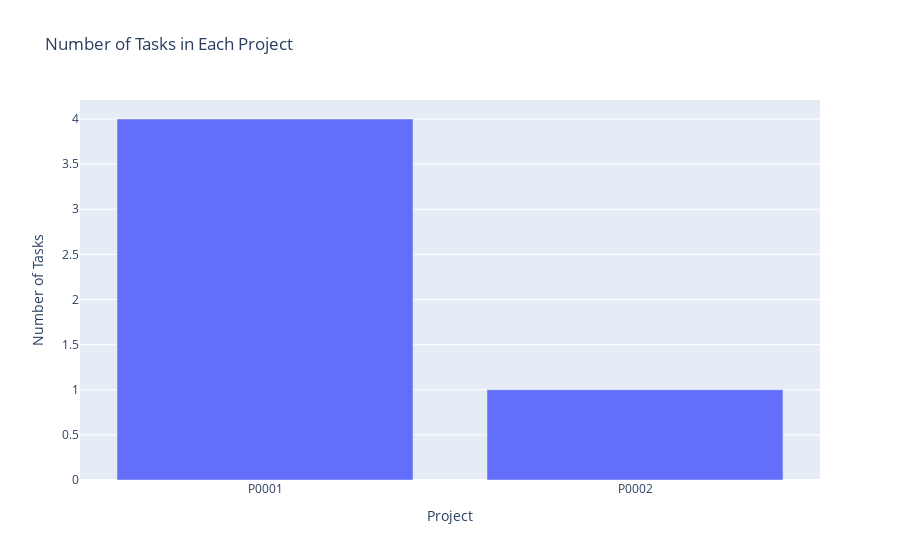

The notebook cell this image was saved under:
### Code cell
# Create a DataFrame from the list of tasks
df = pd.DataFrame(task_list)

    # Group by project and count the number of tasks in each project
project_counts = df.groupby('projectID').size().reset_index(name='Number of Tasks')

    # Create a bar plot
fig = px.bar(project_counts, x='projectID', y='Number of Tasks', title='Number of Tasks in Each Project')

    # Update layout
fig.update_layout(xaxis_title='Project', yaxis_title='Number of Tasks', showlegend=False)

    # Show the figure
fig.show()

### Figure 1 — Plotly figure (JSON) as saved in the notebook; plotly's stock layout.template omitted (floating-point values rounded to 4 significant figures)
{"data": [{"alignmentgroup": "True", "hovertemplate": "projectID=%{x}<br>Number of Tasks=%{y}<extra></extra>", "legendgroup": "", "marker": {"color": "#636efa", "pattern": {"shape": ""}}, "name": "", "offsetgroup": "", "orientation": "v", "showlegend": false, "textposition": "auto", "type": "bar", "x": ["P0001", "P0002"], "xaxis": "x", "y": [4, 1], "yaxis": "y"}], "layout": {"barmode": "relative", "legend": {"tracegroupgap": 0}, "showlegend": false, "title": {"text": "Number of Tasks in Each Project"}, "xaxis": {"anchor": "y", "domain": [0, 1], "title": {"text": "Project"}}, "yaxis": {"anchor": "x", "domain": [0, 1], "title": {"text": "Number of Tasks"}}}}
